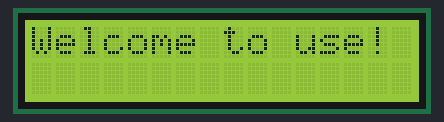
A sketch run on a simulated Arduino Uno, built with avr-gcc and run on an emulated ATmega328P. Parts: 16×2 character LCD.

Above: at 0.1 s.
At 1.1 s:
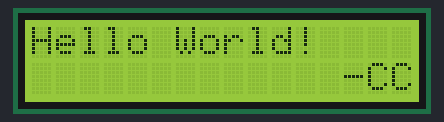

The sketch:

HelloWorldLCD.ino
```cpp
#include <LiquidCrystal.h>

LiquidCrystal lcd(12,11,5,4,3,2);

void setup()
{
  lcd.begin(16,2);
  lcd.print("Welcome to use!");
  delay(1000);
  lcd.clear();
}

void loop()
{

  lcd.setCursor(0,0);
  lcd.print("Hello World!");

  lcd.setCursor(0,1);
  lcd.print("             -CC");

}
```
